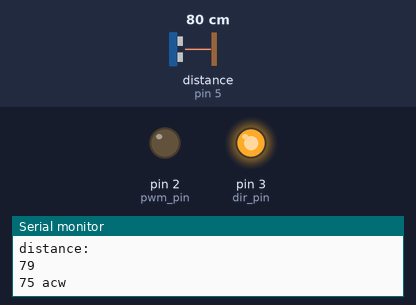
A sketch run on a simulated Arduino Uno, built with avr-gcc and run on an emulated ATmega328P. Parts: output pins drawn as LEDs (lit = HIGH), the last lines printed to the serial monitor. Wiring (inferred from the names in the program): ultrasonic range finder: trigger pin 4; echo pin 5. The test bench sets the inputs (shaded band); at power-on: distance to the obstacle (sensor on pin 5) 80 cm. The echo pulse lasts 58.3 µs per cm; pins used as bus, display or sensor lines are not drawn.

Above: at 1.8 s.
1.9 s: distance to the obstacle (sensor on pin 5) set to 2 cm
At 3.2 s:
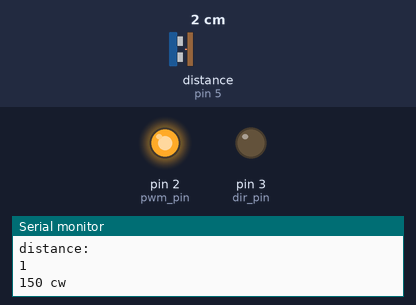
3.5 s: distance to the obstacle (sensor on pin 5) set to 23 cm
5.2 s: distance to the obstacle (sensor on pin 5) set to 30 cm
At 6.5 s:
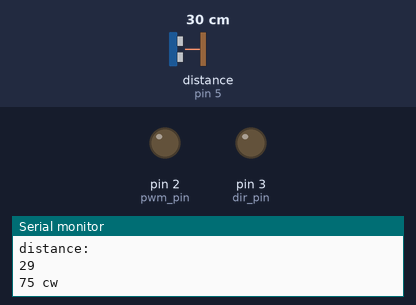
7.5 s: distance to the obstacle (sensor on pin 5) set to 120 cm
At 8.4 s:
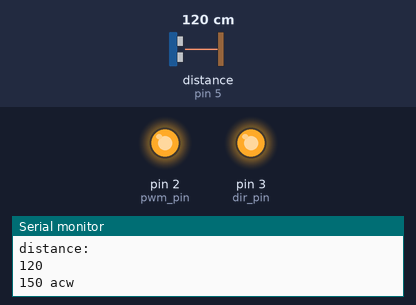
9.5 s: distance to the obstacle (sensor on pin 5) set to 103 cm
11.2 s: distance to the obstacle (sensor on pin 5) set to 96 cm
At 12.5 s:
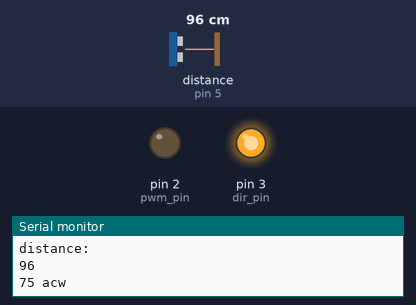
Timing chart, 0 to 14.2 s (numbered marks = the images above; inputs shaded):
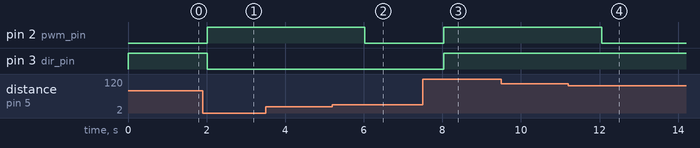

Measured:
- the behaviour switches between 26 and 27 cm on distance to the obstacle (sensor on pin 5) (found by bisection; images 1 and 2)
- the behaviour switches between 101 and 100 cm on distance to the obstacle (sensor on pin 5) (found by bisection; images 3 and 4)
- after the input at 1.9 s, pin 2 (pwm_pin): LOW → HIGH after 0.11 s; pin 3 (dir_pin): HIGH → LOW after 0.11 s
- after the input at 5.2 s, pin 2 (pwm_pin): HIGH → LOW after 0.82 s
- after the input at 7.5 s, pin 2 (pwm_pin), pin 3 (dir_pin): LOW → HIGH after 0.53 s
- after the input at 11.2 s, pin 2 (pwm_pin): HIGH → LOW after 0.86 s

The sketch:

mars_task2.ino
```cpp
int pwm_pin=2;
int dir_pin=3;
int trig_pin=4;
int echo_pin=5;

int distance;
int duration;

void setup()
{
  pinMode(trig_pin,OUTPUT);
  pinMode(echo_pin,INPUT);
  pinMode(pwm_pin,OUTPUT);
  pinMode(dir_pin,OUTPUT);
  Serial.begin(9600);
}

void loop()
{
  digitalWrite(trig_pin,LOW);
  delayMicroseconds(2);

  digitalWrite(trig_pin, HIGH);
  delayMicroseconds(10);
  digitalWrite(trig_pin, LOW);

  duration = pulseIn(echo_pin, HIGH);
  distance = duration * 0.0343 / 2;
  Serial.println("distance:");
  Serial.println(distance);

  if(distance>100){
    //150 pwm acw
    Serial.println("150 acw");
    digitalWrite(dir_pin,HIGH);
    analogWrite(pwm_pin,150);
    delay(1000);
  }

  else if((distance>75)&&(distance<=100)){
    //75 pwm acw
    Serial.println("75 acw");
    digitalWrite(dir_pin,HIGH);
    analogWrite(pwm_pin,75);
    delay(1000);

  }

  else if((distance>50)&&(distance<=75)){
    //stop
    Serial.println("stop");
    digitalWrite(dir_pin,HIGH);
    analogWrite(pwm_pin,0);
    delay(1000);
  }

  else if((distance>25)&&(distance<=50)){
    //75 pwm cw
    Serial.println("75 cw");
    digitalWrite(dir_pin,LOW);
    analogWrite(pwm_pin,75);
    delay(1000);
  }

  else if(distance<=25){
    //150 pwm cw
    Serial.println("150 cw");
    digitalWrite(dir_pin,LOW);
    analogWrite(pwm_pin,150);
    delay(1000);
  }
}


 
```
